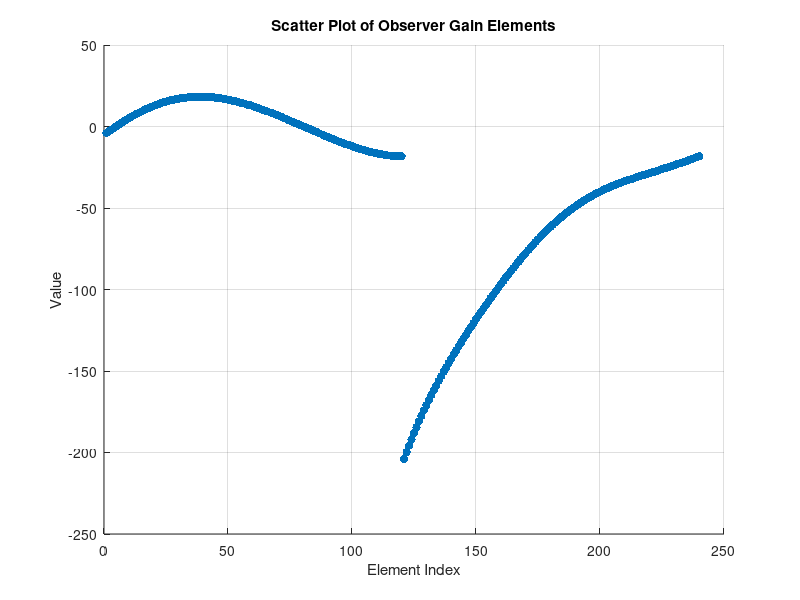

MATLAB code to generate this figure:
clear all; clc

% Load the .mat file
data = load('data.mat');

% The matrices will be available as fields in the struct 'data'
A_cl = data.A_cl;
C = data.C;

% Ensure C is dense if needed
if issparse(C)
    C = full(C);
end

% Calculate the eigenvalues of A_cl
eig_A_cl = eig(A_cl);

% Find the negative eigenvalues (consider only the real part less than -1e-6)
negative_eigenvalues = eig_A_cl(real(eig_A_cl) < -1e-6);

% Extract the largest negative real part eigenvalue
[~, idx] = max(real(negative_eigenvalues));
max_real_part = real(negative_eigenvalues(idx));
max_real_part_new = max_real_part * 3;

% Construct the new eigenvalues with the adjusted real parts and the same imaginary parts
eig_A_est = eig_A_cl;
for i = 1:length(eig_A_cl)
    if real(eig_A_cl(i)) > max_real_part_new && real(eig_A_cl(i)) < -1e-6
        eig_A_est(i) = max_real_part_new + 1i * imag(eig_A_cl(i));
    end
end

% Compute the observer gain L
L = place(A_cl', C', eig_A_est)';

% Save the observer gain
save('L_data.mat', 'L');
disp('Observer gain saved as L_data.mat');

% Plot the elements of L on a scatter plot
figure;
scatter(1:numel(L), L(:), 'filled');
xlabel('Element Index');
ylabel('Value');
title('Scatter Plot of Observer Gain Elements');
grid on;
